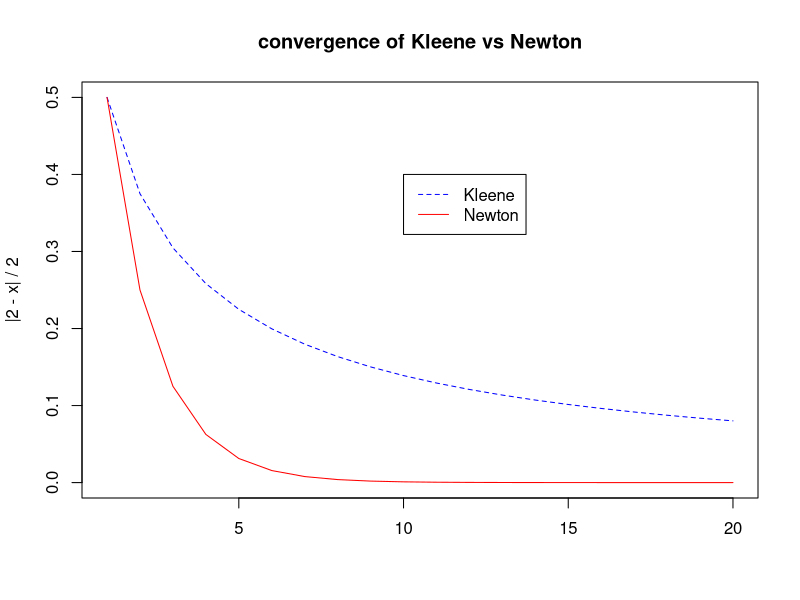

This chart was generated by the following R code:
t.1 <- 1 / 4
f.1 <- function (xs) {
	1 + t.1 * xs^2
}
df.1 <- function (xs) {
	2 * t.1 * xs
}
kleene.1 <- function (n) {
	xs <- numeric (n)
	x <- f.1 (0)
	xs[1] <- x
	for (i in 2:n) {
		x <- f.1 (x)
		xs[i] <- x
	}
	xs
}
newton.1 <- function (n) {
	xs <- numeric (n)
	x <- f.1 (0)
	xs[1] <- x
	for (i in 2:n) {
		y <- f.1 (x) - x; 
		z <- 1 - df.1 (x)
		x <- x + y / z
		xs[i] <- x
	}
	xs
}
n <- 20
xs <- cbind (kleene.1 (n), newton.1 (n))
colnames (xs) <- c("Kleene", "Newton")
x <- 2
ds <- abs(x - xs) / x
print (data.frame (xs))
print (data.frame (ds))
do.png <- T
tryCatch({
	if (do.png) {
		png (file="k-n.png")
	}
	plot (c(1, n), range (ds), type="n", xlab="", ylab="|2 - x| / 2"
		, main="convergence of Kleene vs Newton")
	cols <- c ("blue", "red")
	ltys <- c (2, 1)
	lines (1:n, ds[,1], col=cols[1], lty=ltys[1])
	lines (1:n, ds[,2], col=cols[2], lty=ltys[2])
	legend (x=0.5 * n, y=0.8 * max (ds), leg=colnames (ds)
		, col=cols, lty=ltys)
}, finnaly={
	if (do.png) {
		dev.off ()
	}
})
